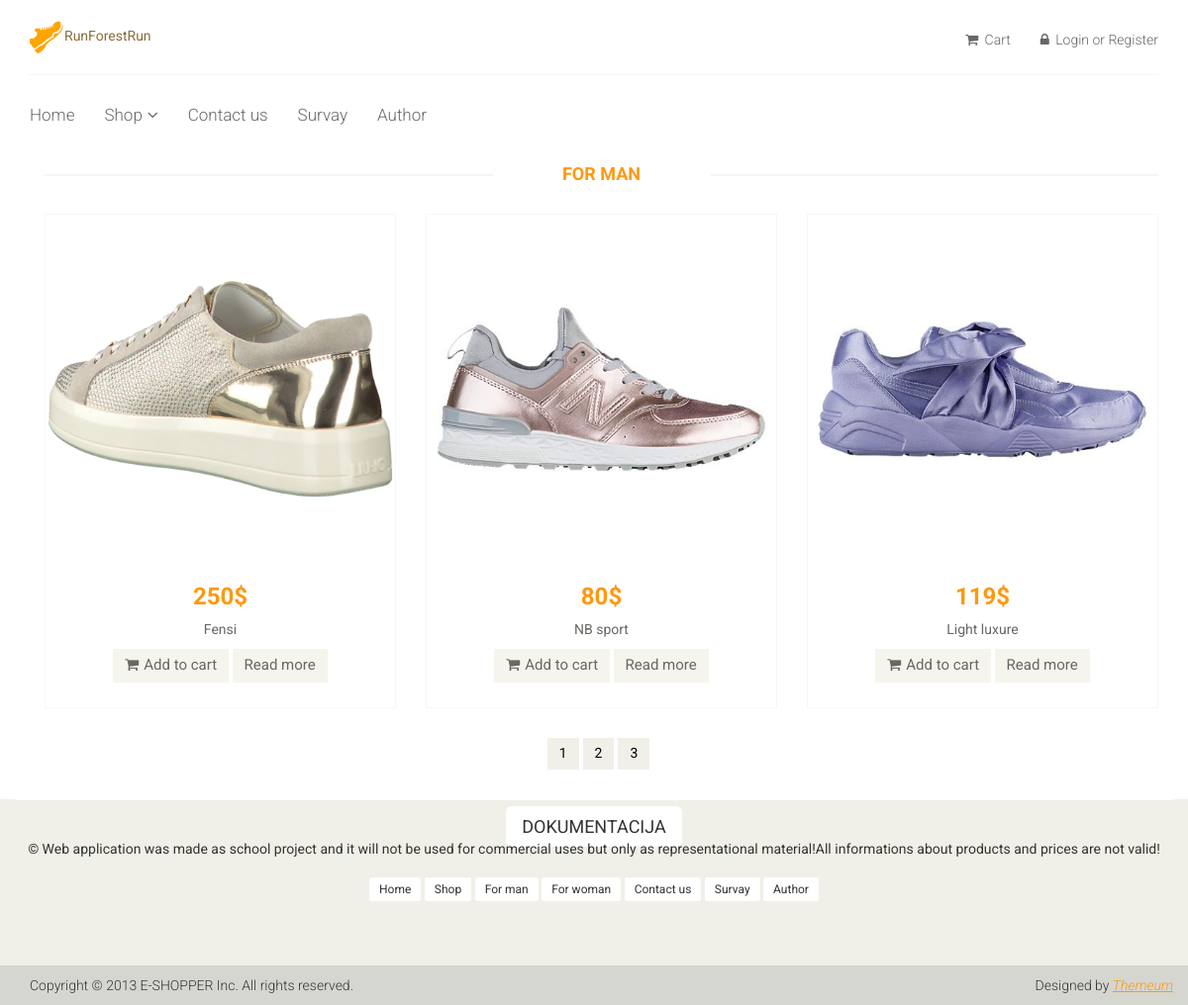
Screenshot of /woman.php with the database file from the repository.
### tables this page shows
CREATE TABLE `navigacija` (
  `id_link` int(3) NOT NULL,
  `naziv` varchar(32) NOT NULL,
  `putanja` varchar(32) NOT NULL,
  `roditelj` int(3) NOT NULL,
  `pozicija` int(3) NOT NULL,
  `nivo` int(3) NOT NULL
);

CREATE TABLE `proizvod` (
  `proizvod_id` int(3) NOT NULL,
  `ime` varchar(32) NOT NULL,
  `cena` float NOT NULL,
  `slika_naziv` varchar(100) NOT NULL,
  `slika_alt` varchar(32) NOT NULL,
  `marka_id` int(3) NOT NULL,
  `kolicina` int(4) NOT NULL,
  `pol` varchar(1) NOT NULL
);

### views/products-women-content.php (the view, shortened to what this page needs)
<?php
require_once "php/konekcija.php";
$po_strani = 3;
if(isset($_GET['str'])){
	$strana=$_GET['str'];
	$pocetak=($strana-1)*3;
	$upit=$connection->query("SELECT * FROM proizvod WHERE pol='Z'LIMIT $pocetak,$po_strani");
	$proizvod=$upit->fetchAll();
}
else{
	$upit=$connection->query("SELECT * FROM proizvod WHERE pol='Z' LIMIT 0,$po_strani");
	$proizvod=$upit->fetchAll();
}
?>
<section>
		<div class="container">
			<div class="row">
				<div class="col-sm-12 padding-right">
					<div class="features_items">
						<h2 class="title text-center">For Man</h2>
				<?php
					foreach($proizvod as $product):
				?>
						<div class="col-sm-4">
							<div class="product-image-wrapper">
								<div class="single-products">
									<div class="productinfo text-center">
										<img src="images/shop/<?= $product->slika_naziv?>" alt="<?= $product->slika_alt?>" />
										<h2><?= $product->cena?>$</h2>
										<p><?= $product->ime?></p>
										<a href="#" class="btn btn-default add-to-cart <?= $product->proizvod_id?>" ><i class="fa fa-shopping-cart"></i>Add to cart</a>
										<a href="product-details.php?id=<?= $product->proizvod_id?>"  class="btn btn-default detalji add-to-cart">Read more</a>
									</div>
									<div class="product-overlay">
										<div class="overlay-content">
										</div>
									</div>
								</div>
							</div>
						</div>
				<?php endforeach; ?>
		</div>
    </section>

### views/navigation.php (shortened to what this page needs)
<?php
function glavnaNavigacija($roditelj,$nivo){
	global $connection;
	$upit="SELECT * FROM navigacija where roditelj=$roditelj";
	$rezultat=$connection->query($upit);
	foreach($rezultat as $red){
		glavnaNavigacija($red->id_link,$red->nivo);
		echo '</li>';
	}
	if($rezultat->rowCount()>0){
		echo '</ul>';
	}
}
?>
<div class="header-bottom">
			<div class="container">
				<div class="row">
					<div class="col-sm-9">
						 <div class="mainmenu pull-left">
						 <?php
							$upitPrvi="SELECT * FROM navigacija WHERE roditelj=0";
							$roditelj=$connection->query($upitPrvi);
							if($roditelj->rowCount()>0){
								if(isset($_SESSION['username'])&&($_SESSION['username']->uloga_id)==1){
									echo '<ul class="nav navbar-nav collapse navbar-collapse">
									<li><a href="admin/index.php">Admin</a></li>';
								}else{
									echo '<ul class="nav navbar-nav collapse navbar-collapse">';
								}
							}
							foreach($roditelj as $red){
								$upit = "SELECT * FROM navigacija WHERE roditelj= $red->id_link";
								$rezultat = $connection->query($upit);
								if($rezultat->rowCount() > 0) {
									echo'<li class="dropdown"><a href="#">'.$red->naziv.'<i class="fa fa-angle-down"></i></a>';
								} else {
									echo '<li><a href="'.$red->putanja.'">'.$red->naziv.'</a></li>';
								}
								glavnaNavigacija($red->id_link,$red->nivo);
							}
						?>
						</div>
					</div>
				</div>
			</div>
		</div>

### views/footer.php (shortened to what this page needs)
<footer id="footer">
		<div class="footer-widget">
			<div class="container">
				<div class="row text-center">
				    <a href="DOKUMENTACIJA.pdf" class="btn-default btn-lg">DOKUMENTACIJA </a>
					<p >© Web application was made as school project and it will not be used for commercial uses but only as representational material!All informations about products and prices are not valid!</p>
					<?php $upitMeniFuter="SELECT * FROM navigacija";
					$navigacije=$connection->query($upitMeniFuter);
?>
	<?php foreach($navigacije as $nav): ?>
			<a href="<?=$nav->putanja?>" class="btn-default btn-sm"><?=$nav->naziv?></a>
	<?php endforeach;?>
				</div>
			</div>
		</div>
		<div class="footer-bottom">
			<div class="container">
				<div class="row">
					<p class="pull-left">Copyright © 2013 E-SHOPPER Inc. All rights reserved.</p>
					<p class="pull-right">Designed by <span><a target="_blank" href="http://www.themeum.com">Themeum</a></span></p>
				</div>
			</div>
		</div>
	</footer>

### css/main.css (style rules this page uses)
body { font-family: 'Roboto', sans-serif; background:; position: relative; font-weight:400px; }
ul li { list-style: none; }
a { -webkit-transition: 300ms; -moz-transition: 300ms; -o-transition: 300ms; transition: 300ms; }
h1, h2, h3, h4, h5, h6 { font-family: 'Roboto', sans-serif; }
.header-bottom { padding-bottom: 30px; padding-top: 30px; }
.navbar-collapse.collapse { padding-left: 0; }
.mainmenu ul li { padding-right: 15px; padding-left: 15px; }
.mainmenu ul li:first-child { padding-left: 0px; }
.mainmenu ul li a { color: #696763; font-family: 'Roboto', sans-serif; font-size: 17px; font-weight: 300; padding: 0; padding-bottom: 10px; }
.fa-angle-down { padding-left: 5px; }
#footer { background: #F0F0E9; }
.footer-widget { margin-bottom: 68px; }
.footer-widget .container { border-top: 1px solid #FFFFFF; padding-top: 15px; }
.footer-bottom { background: #D6D6D0; padding-top: 10px; }
.footer-bottom p { color: #363432; font-family: 'Roboto', sans-serif; font-weight: 300; margin-left: 15px; }
.footer-bottom p span a { color: #FE980F; font-style: italic; text-decoration: underline; }
.left-sidebar h2:after, h2.title:after { content: " "; position: absolute; border: 1px solid #f5f5f5; bottom:8px; left: 0; width: 100%; height: 0; z-index: -2; }
h2.title:before { content: " "; position: absolute; background: #fff; bottom: -6px; width: 220px; height: 30px; z-index: -1; left: 50%; margin-left: -110px; }
.padding-right { padding-right: 0; }
.features_items { overflow:hidden; }
h2.title { color: #FE980F; font-family: 'Roboto', sans-serif; font-size: 18px; font-weight: 700; margin: 0 15px; text-transform: uppercase; margin-bottom: 30px; position: relative; }
.product-image-wrapper { border:1px solid #F7F7F5; overflow: hidden; margin-bottom:30px; }
.single-products { position: relative; }
.productinfo h2 { color: #FE980F; font-family: 'Roboto', sans-serif; font-size: 24px; font-weight: 700; }
.productinfo p { font-family: 'Roboto', sans-serif; font-size: 14px; font-weight: 400; color: #696763; }
.productinfo img { width: 100%; }
.productinfo { position:relative; }
.product-overlay { background:#FE980F; top: 0; display: none; height: 0; position: absolute; transition: height 500ms ease 0s; width: 100%; display: block; opacity:; }
.product-overlay .overlay-content { bottom: 0; position: absolute; bottom: 0; text-align: center; width: 100%; }
.add-to-cart { background:#F5F5ED; border: 0 none; border-radius: 0; color: #696763; font-family: 'Roboto', sans-serif; font-size: 15px; margin-bottom: 25px; }
.add-to-cart i { margin-right:5px; }

### rows the page displays
navigacija: naziv "Home"
navigacija: naziv "Shop"
navigacija: naziv "Contact us"
navigacija: naziv "Survay"
navigacija: naziv "Author"
proizvod: slika_naziv (picture), cena "250", ime "Fensi"
proizvod: slika_naziv (picture), cena "80", ime "NB sport"
proizvod: slika_naziv (picture), cena "119", ime "Light luxure"
navigacija: naziv "For man"
navigacija: naziv "For woman"
